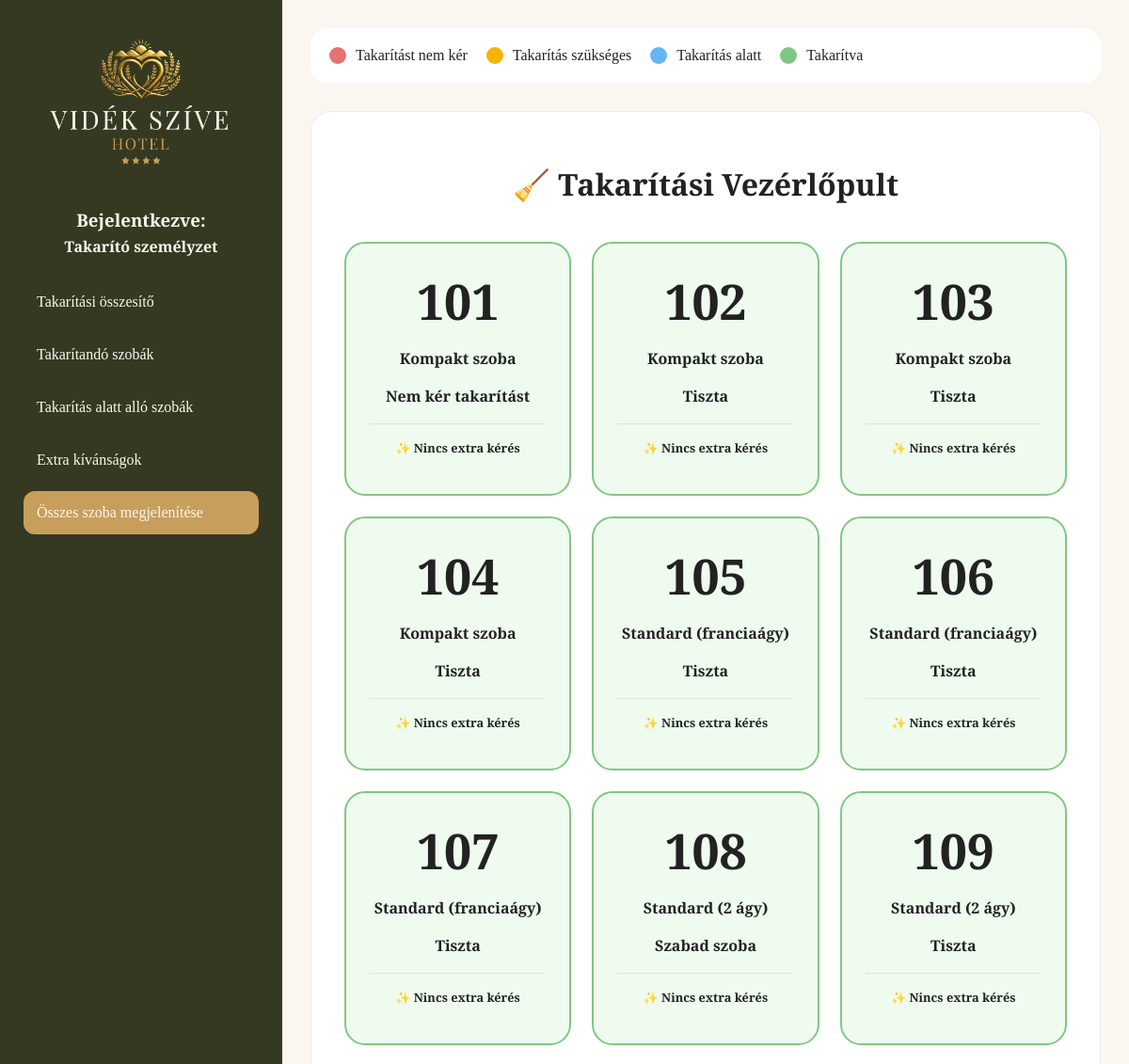
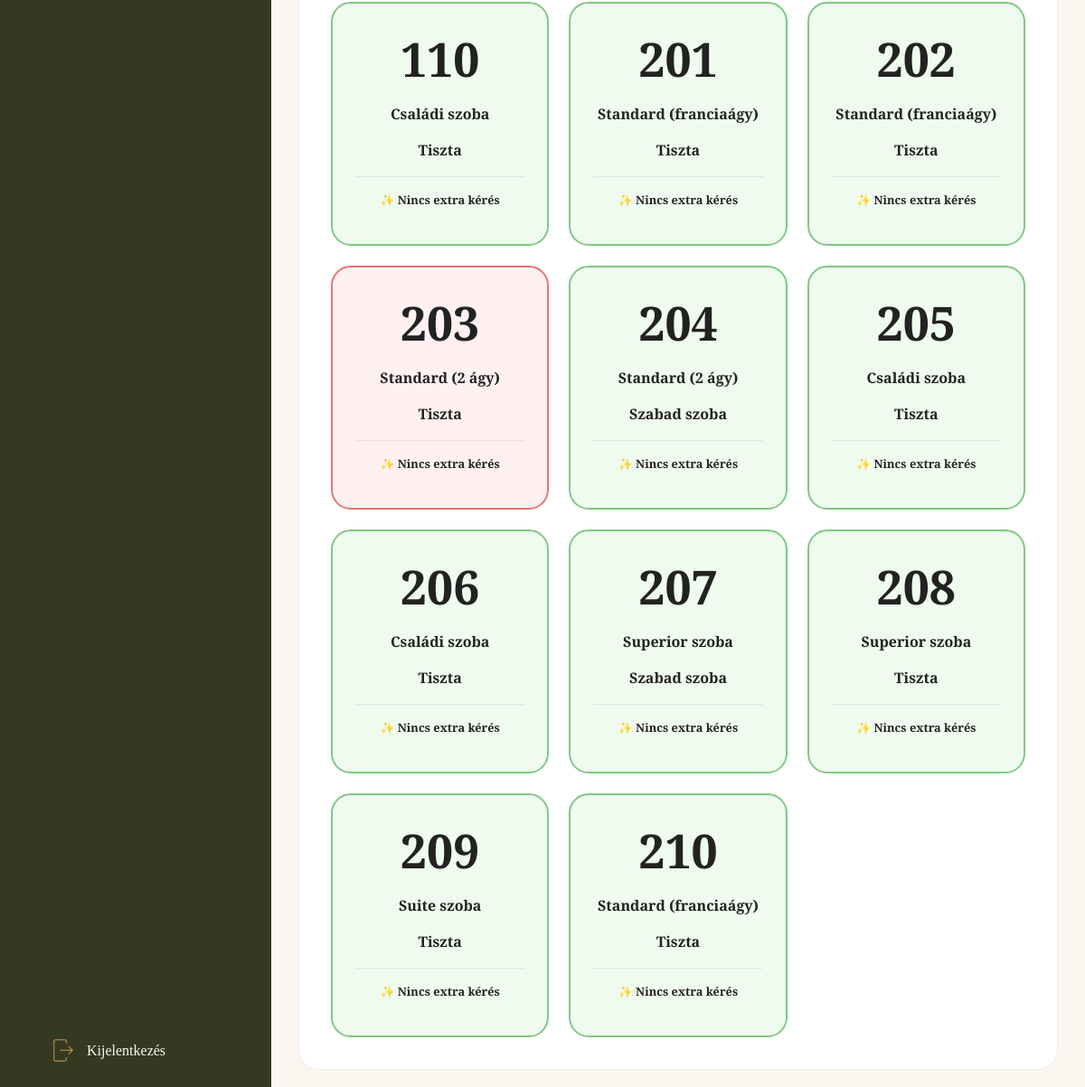
The app's page /dashboard/takaritas/ (signed in) with its own data (2 pictures, top to bottom).
### videk_szive/models.py (models this page shows, shortened)
class Room(models.Model):
    room_number = models.IntegerField(primary_key=True, verbose_name="Szobaszám")
    room_type = models.CharField(max_length=50, verbose_name="Szobatípus")
    room_persons = models.IntegerField(verbose_name="Férőhely")
    room_size = models.IntegerField(verbose_name="Szobaméret (m²)")
    balcony = models.BooleanField(default=False, verbose_name="Erkélyes")
    price_per_night = models.IntegerField(verbose_name="Ár/éjszaka")
    status_free = models.BooleanField(default=True, verbose_name="Szabad szoba")
    status_booked = models.BooleanField(default=False, verbose_name="Kiadott szoba")
    status_need_cleaning = models.BooleanField(default=False, verbose_name="Takarítandó szoba")
    status_under_cleaning = models.BooleanField(default=False, verbose_name="Takarítás alatt álló szoba")
    status_cleaned = models.BooleanField(default=False, verbose_name="Kitakarított szoba")
    cleaning = models.BooleanField(default=False, verbose_name="Takarítást kér")
    not_cleaning = models.BooleanField(default=False, verbose_name="Takarítást nem kér")
    extra_sheets = models.BooleanField(default=False, verbose_name="Extra ágynemű")
    extra_towel = models.BooleanField(default=False, verbose_name="Extra törölköző")
    extra_showers = models.BooleanField(default=False, verbose_name="Extra tusfürdő")
    bin_clean = models.BooleanField(default=False, verbose_name="Szemetes ürítés")
    wake_up = models.BooleanField(default=False, verbose_name="Ébresztés kérése")
    wake_up_time = models.CharField(max_length=100, blank=True, null=True, verbose_name="Ébresztési időpont / Megjegyzés")
    wake_up_confirmed = models.BooleanField(default=False, verbose_name="Ébresztés visszaigazolva")
    issues = models.BooleanField(default=False, verbose_name="Műszaki hiba")
    issue_description = models.TextField(blank=True, null=True)
    wifi = models.CharField(max_length=50, blank=True, null=True, verbose_name="Wi-Fi jelszó")
    current_guest = models.ForeignKey(
        Guest,
        on_delete=models.SET_NULL,
        blank=True,
        null=True,
        related_name="rooms",
        verbose_name="Aktuális vendég"
    )
    class Meta:
        verbose_name_plural = "Rooms"

### videk_szive/views.py (the view)
# urls.py: path('takaritas/', views.cleaner_dashboard, name='cleaner_dashboard'),
def cleaner_dashboard(request):
    rooms = Room.objects.all().order_by('room_number')
    return render(request, 'cleaner.html', {'rooms': rooms})

### videk_szive/templates/cleaner.html (shortened to what this page needs)
{% extends 'index.html' %}
{% load static %}
{% block content %}
<div class="notation">
    <div class="status-item">
        <div class="dot booked"></div>
        Takarítást nem kér
    </div>
    <div class="status-item">
        <div class="dot pending"></div>
        Takarítás szükséges
    </div>
    <div class="status-item">
        <div class="dot in-progress"></div>
        Takarítás alatt
    </div>
    <div class="status-item">
        <div class="dot ready"></div>
        Takarítva
    </div>
</div>
<div class="card">
    <div style="padding: 20px; text-align: center;">
        <h1>🧹 Takarítási Vezérlőpult</h1>
    </div>
    <div class="rooms-grid">
        {% for room in rooms %}
            <div class="room
                {% if room.status_booked %}occupied
                {% elif room.status_need_cleaning %}cleaning-needed
                {% elif room.status_under_cleaning %}cleaning
                {% elif room.status_cleaned or room.status_free %}done
                {% endif %}">
                <h3>{{ room.room_number }}</h3>
                <p>{{ room.room_type }}</p>
                <p>
                    {% if room.not_cleaning %}Nem kér takarítást
                    {% elif room.status_need_cleaning %}Takarítás szükséges
                    {% elif room.status_under_cleaning %}Takarítás alatt
                    {% elif room.status_cleaned %}Tiszta
                    {% elif room.status_free %}Szabad szoba
                    {% endif %}
                </p>
                <hr>
                <div>
                    {% if room.cleaning or room.extra_sheets or room.extra_towel or room.extra_showers or room.bin_clean or room.wake_up or room.issues %}
                        <div style="text-align: center; font-size: 2rem">
                            {% if room.extra_sheets %}🛏️{% endif %}
                            {% if room.extra_towel %}🧖{% endif %}
                            {% if room.extra_showers %}🧴{% endif %}
                            {% if room.bin_clean %}🚮{% endif %}
                            {% if room.wake_up %}🔔{% endif %}
                        </div>
                    {% else %}
                        <div style="text-align: center;">
                            <strong>✨ Nincs extra kérés</strong>
                        </div>
                    {% endif %}
                </div>
            </div>
        {% endfor %}
    </div>
</div>
{% endblock %}

### videk_szive/templates/index.html (shortened to what this page needs)
<!DOCTYPE html>
<html lang="hu">
<head>
    <link rel="stylesheet" href="https://cdnjs.cloudflare.com/ajax/libs/font-awesome/6.5.1/css/all.min.css">
    {% load static %}
    <link rel="stylesheet" href="{% static 'room/style.css' %}" >
</head>
<body>
     <div class="layout">
        <aside class="sidebar">
            <div class="logo">
                <img src="{% static 'images/header_logo_white.png' %}" alt="Vidék Szíve Hotel">
            </div>
            <div class="login-box">
                {% if not user.is_authenticated %}
                <form method="POST" action="{% url 'login' %}">
                    {% csrf_token %}
                    <h3>Bejelentkezés</h3>
                    <input type="text" name="username" placeholder="Felhasználónév">
                    <input type="password" name="password" placeholder="Jelszó">
                    <button type="submit">Bejelentkezés</button>
                </form>
                {% if messages %}
                    {% for message in messages %}
                        <p style="color:red;">{{ message }}</p>
                    {% endfor %}
                {% endif %}
           {% else %}
                    <div style="width:100%; text-align: center;">
                        <h3>Bejelentkezve:</h3>
                        <strong>
                            {% if user.username == 'recepcio' %}
                                Recepció
                            {% elif user.username == 'takarito' %}
                                Takarító személyzet
                            {% elif user.username == 'karbantarto' %}
                                Karbantartó személyzet
                            {% else %}
                                {{ user.username }}. szoba
                            {% endif %}
                        </strong>
                    </div>
                {% endif %}
            </div>
            {% if user.is_authenticated %}
                <nav>
                    {% if user.username == 'recepcio' %}
                        <a href="{% url 'reception' %}" class="{% if request.resolver_match.url_name == 'reception' %}active{% endif %}">Kezdőlap</a>
                        <a href="{% url 'all_rooms' %}" class="{% if request.resolver_match.url_name == 'all_rooms' %}active{% endif %}">Összes szoba</a>
                        <a href="{% url 'cleaning_history' %}" class="{% if request.resolver_match.url_name == 'cleaning_history' %}active{% endif %}">Takarítások listásása</a>
                        <a href="{% url 'issue_history' %}" class="{% if request.resolver_match.url_name == 'issue_history' %}active{% endif %}">Karbantartások listásása</a>
                        <a href="{% url 'online_foglalasok' %}" class="{% if request.resolver_match.url_name == 'online_foglalasok' %}active{% endif %}">Online foglalások</a>
                    {% elif user.username == 'takarito' %}
                        <a href="{% url 'summary' %}" class="{% if request.resolver_match.url_name == 'summary' %}active{% endif %}">Takarítási összesítő</a>
                        <a href="{% url 'need_clean' %}" class="{% if request.resolver_match.url_name == 'need_clean' %}active{% endif %}">Takarítandó szobák</a>
                        <a href="{% url 'progress' %}" class="{% if request.resolver_match.url_name == 'progress' %}active{% endif %}">Takarítás alatt alló szobák</a>
                        <a href="{% url 'extras' %}" class="{% if request.resolver_match.url_name == 'extras' %}active{% endif %}">Extra kívánságok</a>
                        <a href="{% url 'cleaner_dashboard' %}" class="{% if request.resolver_match.url_name == 'cleaner_dashboard' %}active{% endif %}">Összes szoba megjelenítése</a>
                    {% elif user.username == 'karbantarto' %}
                        <a href="{% url 'handyman_dashboard' %}" class="{% if request.resolver_match.url_name == 'handyman_dashboard' %}active{% endif %}">🛠️ Karbantartói feladatok</a>
                    {% else %}
                        <a href="{% url 'home' %}" class="{% if request.resolver_match.url_name == 'home' %}active{% endif %}">Áttekintés</a>
                        <a href="{% url 'room_info' %}" class="{% if request.resolver_match.url_name == 'room_info' %}active{% endif %}">Általános Információk</a>
                    {% endif %}
                </nav>
                    <div class="logout">
                        <a href="{% url 'logout' %}">
                            <img src="{% static 'images/logout.png' %}" alt="">
                            <span>Kijelentkezés</span>
                        </a>
                    </div>
            {% endif %}
        </aside>
        <main class="main">
            {% block content %}
            {% endblock %}
        </main>
    </div>
</body>
</html>

### videk_szive/static/room/style.css (style rules this page uses)
:root { --clr-green: #363922; --clr-gold: #C89E5C; --clr-gold-dark: #b58d4c; --clr-white: #FBF6F0; --clr-wwhite: #fff; --clr-grey-font: #222; --clr-grey: #666; --clr-lightgrey: #ececec; --clr-red: #E57373; --clr-lightred: #fff1f1; --clr-orange: #F4B400; --clr-lightorange: #fff8e7; --clr-blue: #64B5F6; --clr-lightblue: #eef7ff; --clr-lightgreen: #81C784; --clr-lightergreen: #effbef; --ff-playfair:"Playfair Display", serif; --ff-great: "Great Vibes", cursive; }
* { margin:0; padding:0; box-sizing:border-box; }
body { font-family: var(--ff-playfair); background:var(--clr-white); color:var(--clr-grey-font); }
hr { opacity: 0.2; margin: 15px 0; }
.layout { display:flex; min-height:100vh; }
.login-box { display:flex; flex-direction:column; gap:12px; }
.login-box h3 { margin-bottom: 5px; font-family: var(--ff-playfair); color: var(--clr-white); }
.rooms-grid { display:grid; grid-template-columns:repeat(auto-fit,minmax(240px,1fr)); gap:22px; }
.occupied { border-color:var(--clr-red); background:var(--clr-lightred); }
.done { border-color:var(--clr-lightgreen); background:var(--clr-lightergreen); }

### records on screen
Room: room_number "101", room_type "Kompakt szoba", not_cleaning "Nem kér takarítást", cleaning "✨ Nincs extra kérés"
Room: room_number "102", room_type "Kompakt szoba", not_cleaning "Tiszta", cleaning "✨ Nincs extra kérés"
Room: room_number "103", room_type "Kompakt szoba", not_cleaning "Tiszta", cleaning "✨ Nincs extra kérés"
Room: room_number "104", room_type "Kompakt szoba", not_cleaning "Tiszta", cleaning "✨ Nincs extra kérés"
Room: room_number "105", room_type "Standard (franciaágy)", not_cleaning "Tiszta", cleaning "✨ Nincs extra kérés"
Room: room_number "106", room_type "Standard (franciaágy)", not_cleaning "Tiszta", cleaning "✨ Nincs extra kérés"
Room: room_number "107", room_type "Standard (franciaágy)", not_cleaning "Tiszta", cleaning "✨ Nincs extra kérés"
Room: room_number "108", room_type "Standard (2 ágy)", not_cleaning "Szabad szoba", cleaning "✨ Nincs extra kérés"
Room: room_number "109", room_type "Standard (2 ágy)", not_cleaning "Tiszta", cleaning "✨ Nincs extra kérés"
Room: room_number "110", room_type "Családi szoba", not_cleaning "Tiszta", cleaning "✨ Nincs extra kérés"
Room: room_number "201", room_type "Standard (franciaágy)", not_cleaning "Tiszta", cleaning "✨ Nincs extra kérés"
Room: room_number "202", room_type "Standard (franciaágy)", not_cleaning "Tiszta", cleaning "✨ Nincs extra kérés"
Room: room_number "203", room_type "Standard (2 ágy)", not_cleaning "Tiszta", cleaning "✨ Nincs extra kérés"
Room: room_number "204", room_type "Standard (2 ágy)", not_cleaning "Szabad szoba", cleaning "✨ Nincs extra kérés"
Room: room_number "205", room_type "Családi szoba", not_cleaning "Tiszta", cleaning "✨ Nincs extra kérés"
Room: room_number "206", room_type "Családi szoba", not_cleaning "Tiszta", cleaning "✨ Nincs extra kérés"
Room: room_number "207", room_type "Superior szoba", not_cleaning "Szabad szoba", cleaning "✨ Nincs extra kérés"
Room: room_number "208", room_type "Superior szoba", not_cleaning "Tiszta", cleaning "✨ Nincs extra kérés"
Room: room_number "209", room_type "Suite szoba", not_cleaning "Tiszta", cleaning "✨ Nincs extra kérés"
Room: room_number "210", room_type "Standard (franciaágy)", not_cleaning "Tiszta", cleaning "✨ Nincs extra kérés"
